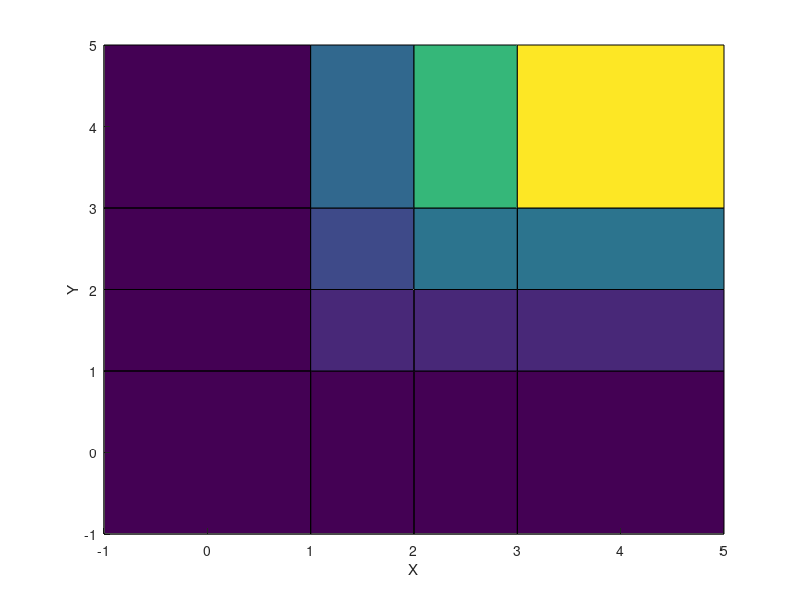

Reproduce this figure in MATLAB.
% функция распределения к задаче 1
points = [
        1 1 1/9;
        1 2 1/9;
        1 3 1/9;
        2 2 1/6;
        2 3 1/6;
        3 3 1/3;
    ];
X = [ -1 1 1.0001 2 2.0001 3 3.0001 5 ];
Y = [ -1 1 1.0001 2 2.0001 3 3.0001 5 ];
F ( 1 : length ( Y ), 1 : length ( X ) ) = 0;
for x_number = 1 : length ( X )
    for y_number = 1 : length ( Y )
        for row = 1 : size( points, 1 )
            if ( ( points ( row, 1 ) < X ( x_number ) ) && ( points ( row, 2 ) < Y ( y_number ) ) )
                F ( y_number, x_number ) = F ( y_number, x_number ) + points ( row, 3 );
            end
        end
    end
end

figure
hold on
surf(X, Y, F);
xlabel('X');
ylabel('Y');
hold off